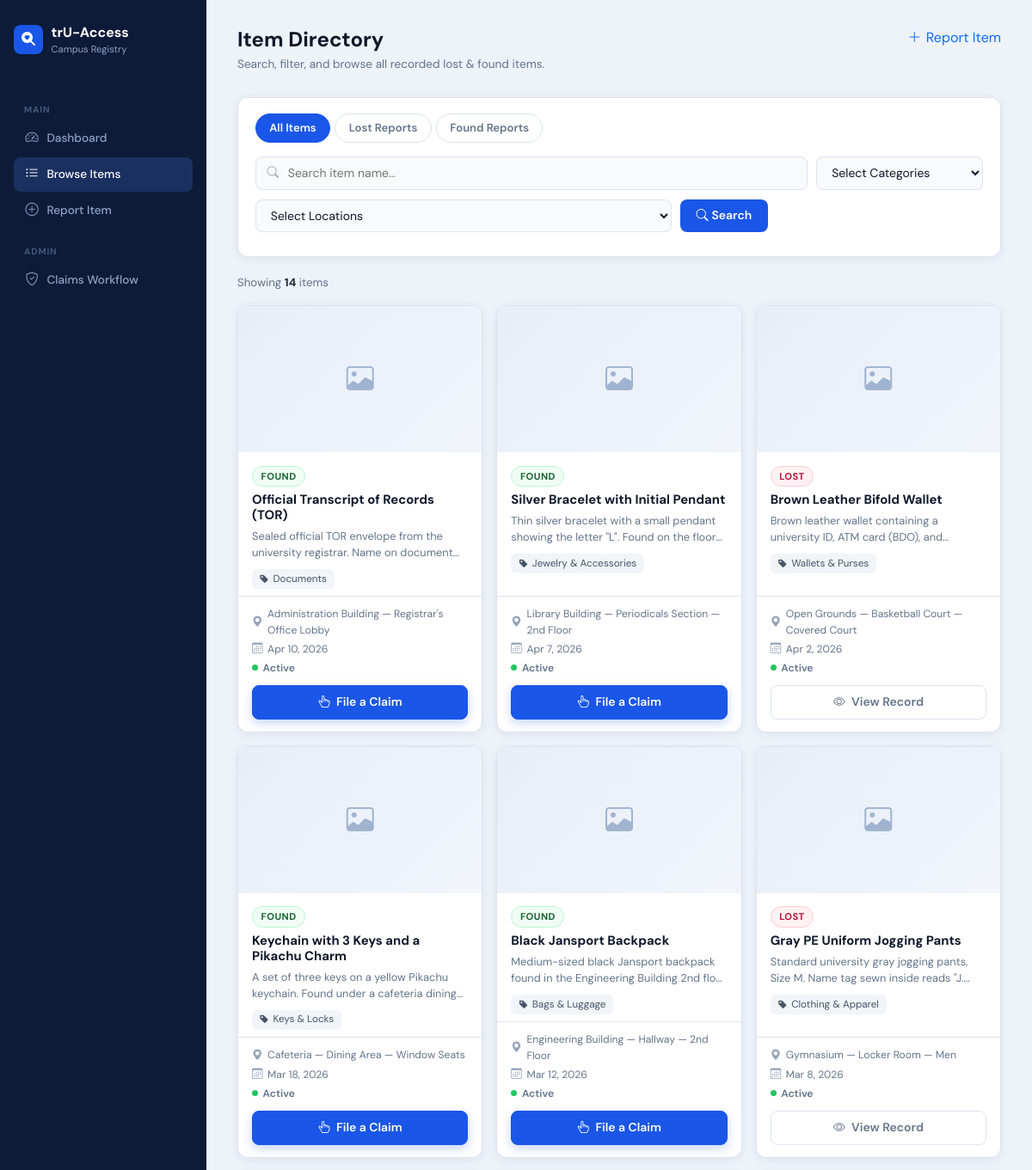
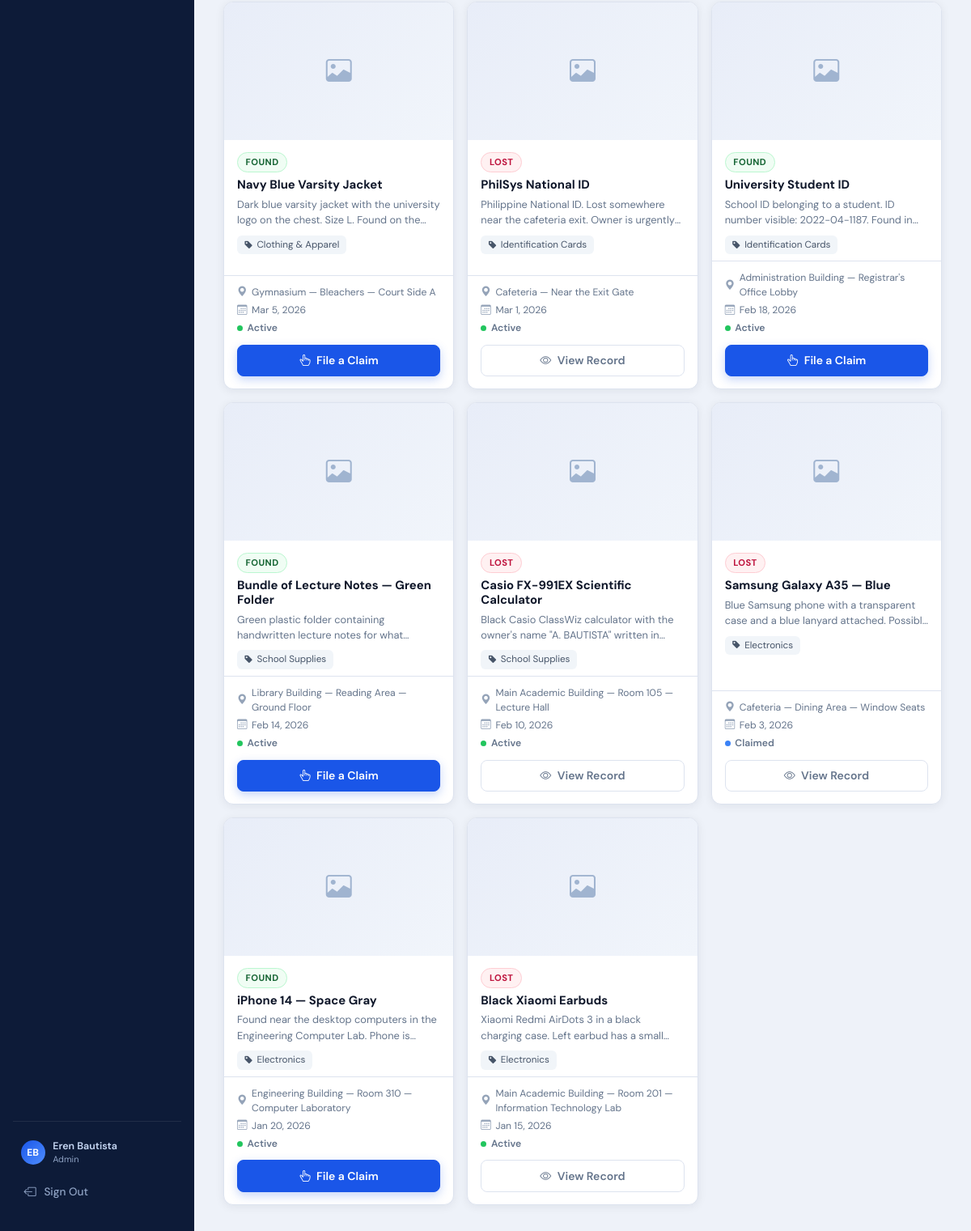
Page /code/items_list.php (signed in) on the committed database (2 pictures, top to bottom).
### tables this page shows
CREATE TABLE `items` (
  `item_id` int(11) NOT NULL,
  `reported_by` int(11) NOT NULL,
  `category_id` int(11) NOT NULL,
  `location_id` int(11) NOT NULL,
  `item_type` enum('lost','found') NOT NULL,
  `item_name` varchar(150) NOT NULL,
  `description` text DEFAULT NULL,
  `photo_path` varchar(255) DEFAULT NULL,
  `status` enum('active','claimed','archived') NOT NULL DEFAULT 'active',
  `date_reported` date NOT NULL,
  `created_at` timestamp NOT NULL DEFAULT current_timestamp()
);

CREATE TABLE `categories` (
  `category_id` int(11) NOT NULL,
  `category_name` varchar(80) NOT NULL,
  `description` text DEFAULT NULL
);

CREATE TABLE `locations` (
  `location_id` int(11) NOT NULL,
  `building_name` varchar(100) NOT NULL,
  `room_or_area` varchar(80) DEFAULT NULL,
  `campus_zone` varchar(80) DEFAULT NULL
);

### code/db_connect.php (called while the page is built, shortened)
<?php
function is_admin_or_staff(): bool {
    return isset($_SESSION['user']['role'])
        && in_array($_SESSION['user']['role'], ['admin', 'staff'], true);
}
function e($val): string {
    return htmlspecialchars((string)$val, ENT_QUOTES, 'UTF-8');
}

### code/items_list.php (the view, shortened to what this page needs)
<?php
require_once 'db_connect.php';
$search      = trim($_GET['search']      ?? '');
$item_type   = in_array($_GET['item_type'] ?? '', ['lost', 'found']) ? $_GET['item_type'] : '';
$category_id = (isset($_GET['category_id']) && ctype_digit($_GET['category_id']))
               ? (int)$_GET['category_id'] : 0;
$location_id = (isset($_GET['location_id']) && ctype_digit($_GET['location_id']))
               ? (int)$_GET['location_id'] : 0;
$res_cats = $conn->query(
    "SELECT category_id, category_name FROM categories ORDER BY category_name"
);
$res_locs = $conn->query(
    "SELECT location_id, building_name, room_or_area FROM locations ORDER BY building_name, room_or_area"
);
$sql = "
    SELECT
        i.item_id,
        i.item_name,
        i.description,
        i.photo_path,
        i.item_type,
        i.status,
        i.date_reported,
        c.category_name,
        l.building_name,
        l.room_or_area
    FROM items i
    INNER JOIN categories c ON i.category_id = c.category_id
    INNER JOIN locations  l ON i.location_id  = l.location_id
    WHERE 1=1
";
$sql .= " ORDER BY i.date_reported DESC";
$stmt = $conn->prepare($sql);
$stmt->execute();
$result     = $stmt->get_result();
$total_rows = $result->num_rows;
?>
<!DOCTYPE html>
<html lang="en">
<head>
<link rel="stylesheet" href="https://cdn.jsdelivr.net/npm/bootstrap@5.3.3/dist/css/bootstrap.min.css">
<link rel="stylesheet" href="https://cdn.jsdelivr.net/npm/bootstrap-icons@1.11.3/font/bootstrap-icons.min.css">
</head>
<body>
<aside class="clf-sidebar">
  <a href="index.php" class="brand">
    <div class="brand-icon"><i class="bi bi-search-heart-fill"></i></div>
    <div>trU-Access <small>Campus Registry</small></div>
  </a>
  <nav>
    <div class="clf-nav-label">Main</div>
    <a href="index.php"      class="clf-nav-link"><i class="bi bi-speedometer2"></i> Dashboard</a>
    <a href="items_list.php" class="clf-nav-link active"><i class="bi bi-list-ul"></i> Browse Items</a>
    <a href="add_item.php"   class="clf-nav-link"><i class="bi bi-plus-circle"></i> Report Item</a>
    <?php if (is_admin_or_staff()): ?>
    <div class="clf-nav-label">Admin</div>
    <a href="admin_workflow.php" class="clf-nav-link"><i class="bi bi-shield-check"></i> Claims Workflow</a>
    <?php endif; ?>
  </nav>
  <div class="clf-sidebar-spacer"></div>
  <div class="clf-sidebar-footer">
    <?php
      $current_user = $_SESSION['user'] ?? [];
      $initials = '';
      if (!empty($current_user['full_name'])) {
        $parts    = explode(' ', trim($current_user['full_name']));
        $initials = strtoupper(substr($parts[0], 0, 1) . (isset($parts[1]) ? substr($parts[1], 0, 1) : ''));
      }
    ?>
    <div class="clf-user-pill">
      <div class="clf-user-avatar"><?= $initials ?: 'U' ?></div>
      <div>
        <div class="clf-user-name"><?= e($current_user['full_name'] ?? 'User') ?></div>
        <div class="clf-user-role"><?= ucfirst(e($current_user['role'] ?? '')) ?></div>
      </div>
    </div>
    <a href="logout.php" class="clf-logout-btn">
      <i class="bi bi-box-arrow-left"></i> Sign Out
    </a>
  </div>
</aside>
<main class="clf-main">
  <div class="page-header d-flex justify-content-between align-items-start">
    <div>
      <h1>Item Directory</h1>
      <p>Search, filter, and browse all recorded lost &amp; found items.</p>
    </div>
    <a href="add_item.php" class="btn-clf-primary" style="display:inline-flex;align-items:center;gap:.35rem;text-decoration:none;">
      <i class="bi bi-plus-lg"></i> Report Item
    </a>
  </div>
  <div class="clf-filter-panel">
    <div class="clf-seg-tabs" role="tablist">
      <button type="button"
              class="clf-seg-tab <?= $item_type === '' ? 'active' : '' ?>"
              onclick="setTab('')">All Items</button>
      <button type="button"
              class="clf-seg-tab <?= $item_type === 'lost' ? 'active' : '' ?>"
              onclick="setTab('lost')">Lost Reports</button>
      <button type="button"
              class="clf-seg-tab <?= $item_type === 'found' ? 'active' : '' ?>"
              onclick="setTab('found')">Found Reports</button>
    </div>
    <form id="filterForm" method="GET" action="items_list.php" novalidate>
      <div class="clf-search-row">
        <div class="clf-search-wrap">
          <input type="text" id="searchInput" class="clf-search-input"
                 placeholder="Search item name…" autocomplete="off"
                 value="<?= htmlspecialchars($search) ?>">
        </div>
        <select name="category_id" class="clf-select" id="categorySelect">
          <option value="">Select Categories</option>
          <?php
          if ($res_cats) {
            while ($cat = $res_cats->fetch_assoc()) {
              $sel = ($category_id === (int)$cat['category_id']) ? 'selected' : '';
              printf('<option value="%d" %s>%s</option>',
                (int)$cat['category_id'], $sel,
                htmlspecialchars($cat['category_name']));
            }
          }
          ?>
        </select>
        <select name="location_id" class="clf-select" id="locationSelect">
          <option value="">Select Locations</option>
          <?php
          if ($res_locs) {
            while ($loc = $res_locs->fetch_assoc()) {
              $sel   = ($location_id === (int)$loc['location_id']) ? 'selected' : '';
              $label = htmlspecialchars($loc['building_name'] . ' — ' . $loc['room_or_area']);
              printf('<option value="%d" %s>%s</option>',
                (int)$loc['location_id'], $sel, $label);
            }
          }
          ?>
        </select>
        <button type="button" class="clf-btn-search" id="doSearchBtn">
          <i class="bi bi-search me-1"></i>Search
        </button>
      </div>
    </form>
  </div>
  <div class="clf-results-toolbar">
    <span class="clf-results-count">
      Showing <strong><?= $total_rows ?></strong>
      item<?= $total_rows !== 1 ? 's' : '' ?>
    </span>
  </div>
  <?php if ($total_rows > 0): ?>
  <div class="row g-3" id="cardGrid">
    <?php while ($item = $result->fetch_assoc()):
      $is_found   = $item['item_type'] === 'found';
      $badge_cls  = $is_found ? 'clf-badge-found' : 'clf-badge-lost';
      $badge_txt  = $is_found ? 'Found' : 'Lost';
      $status_cls = match($item['status']) {
        'claimed'  => 'clf-status-claimed',
        'archived' => 'clf-status-archived',
        default    => 'clf-status-active',
      };
      $can_claim    = ($item['status'] === 'active' && $is_found);
      $action_label = $can_claim ? 'File a Claim' : 'View Record';
      $action_href  = $can_claim
        ? 'claim_request.php?item_id=' . (int)$item['item_id']
        : 'view_item.php?item_id=' . (int)$item['item_id'];
      $action_cls   = $can_claim ? 'solid' : '';
      $location_lbl = htmlspecialchars($item['building_name'] . ' — ' . $item['room_or_area']);
      $date_fmt     = date('M j, Y', strtotime($item['date_reported']));
    ?>
    <div class="col-sm-6 col-lg-4">
      <div class="clf-card">
        <?php if (!empty($item['photo_path']) && file_exists($item['photo_path'])): ?>
          <img src="<?= htmlspecialchars($item['photo_path']) ?>"
               alt="<?= htmlspecialchars($item['item_name']) ?>"
               class="clf-card-thumb">
        <?php else: ?>
          <div class="clf-card-thumb-placeholder">
            <i class="bi bi-image"></i>
          </div>
        <?php endif; ?>
        <div class="clf-card-body">
          <span class="clf-type-badge <?= $badge_cls ?>"><?= $badge_txt ?></span>
          <h6 class="clf-card-title"><?= htmlspecialchars($item['item_name']) ?></h6>
          <p class="clf-card-desc"><?= htmlspecialchars($item['description']) ?></p>
          <span class="clf-category-chip">
            <i class="bi bi-tag-fill" style="font-size:.68rem"></i>
            <?= htmlspecialchars($item['category_name']) ?>
          </span>
        </div>
        <div class="clf-card-footer">
          <div class="clf-card-meta">
            <span><i class="bi bi-geo-alt-fill"></i><?= $location_lbl ?></span>
            <span><i class="bi bi-calendar3"></i><?= $date_fmt ?></span>
            <span>
              <span class="clf-status-dot <?= $status_cls ?>">
                <?= ucfirst($item['status']) ?>
              </span>
            </span>
          </div>
          <a href="<?= htmlspecialchars($action_href) ?>"
             class="clf-btn-action <?= $action_cls ?>">
            <?php if ($can_claim): ?>
              <i class="bi bi-hand-index-thumb me-1"></i>
            <?php else: ?>
              <i class="bi bi-eye me-1"></i>
            <?php endif; ?>
            <?= $action_label ?>
          </a>
        </div>
      </div>
    </div>
    <?php endwhile; ?>
  </div>
  <?php endif; ?>
</main>
</body>
</html>

### rows in the picture
items: item_type "FOUND", item_name "Official Transcript of Records (TOR)", description "Sealed official TOR envelope from the university registrar. Name on…", category.category_name "Documents", location.room_or_area "Administration Building — Registrar's Office Lobby", date_reported "Apr 10, 2026", status "Active", action_label "File a Claim"
items: item_type "FOUND", item_name "Silver Bracelet with Initial Pendant", description "Thin silver bracelet with a small pendant showing the letter \"L\". Found on the…", category.category_name "Jewelry & Accessories", location.room_or_area "Library Building — Periodicals Section — 2nd Floor", date_reported "Apr 7, 2026", status "Active", action_label "File a Claim"
items: item_type "LOST", item_name "Brown Leather Bifold Wallet", description "Brown leather wallet containing a university ID, ATM card (BDO),…", category.category_name "Wallets & Purses", location.room_or_area "Open Grounds — Basketball Court — Covered Court", date_reported "Apr 2, 2026", status "Active", action_label "View Record"
items: item_type "FOUND", item_name "Keychain with 3 Keys and a Pikachu Charm", description "A set of three keys on a yellow Pikachu keychain. Found under a cafeteria…", category.category_name "Keys & Locks", location.room_or_area "Cafeteria — Dining Area — Window Seats", date_reported "Mar 18, 2026", status "Active", action_label "File a Claim"
items: item_type "FOUND", item_name "Black Jansport Backpack", description "Medium-sized black Jansport backpack found in the Engineering Building 2nd…", category.category_name "Bags & Luggage", location.room_or_area "Engineering Building — Hallway — 2nd Floor", date_reported "Mar 12, 2026", status "Active", action_label "File a Claim"
items: item_type "LOST", item_name "Gray PE Uniform Jogging Pants", description "Standard university gray jogging pants, Size M. Name tag sewn inside reads…", category.category_name "Clothing & Apparel", location.room_or_area "Gymnasium — Locker Room — Men", date_reported "Mar 8, 2026", status "Active", action_label "View Record"
items: item_type "FOUND", item_name "Navy Blue Varsity Jacket", description "Dark blue varsity jacket with the university logo on the chest. Size L. Found on…", category.category_name "Clothing & Apparel", location.room_or_area "Gymnasium — Bleachers — Court Side A", date_reported "Mar 5, 2026", status "Active", action_label "File a Claim"
items: item_type "LOST", item_name "PhilSys National ID", description "Philippine National ID. Lost somewhere near the cafeteria exit. Owner is…", category.category_name "Identification Cards", location.room_or_area "Cafeteria — Near the Exit Gate", date_reported "Mar 1, 2026", status "Active", action_label "View Record"
items: item_type "FOUND", item_name "University Student ID", description "School ID belonging to a student. ID number visible: 2022-04-1187. Found…", category.category_name "Identification Cards", location.room_or_area "Administration Building — Registrar's Office Lobby", date_reported "Feb 18, 2026", status "Active", action_label "File a Claim"
items: item_type "FOUND", item_name "Bundle of Lecture Notes — Green Folder", description "Green plastic folder containing handwritten lecture notes for…", category.category_name "School Supplies", location.room_or_area "Library Building — Reading Area — Ground Floor", date_reported "Feb 14, 2026", status "Active", action_label "File a Claim"
items: item_type "LOST", item_name "Casio FX-991EX Scientific Calculator", description "Black Casio ClassWiz calculator with the owner's name \"A. BAUTISTA\" written…", category.category_name "School Supplies", location.room_or_area "Main Academic Building — Room 105 — Lecture Hall", date_reported "Feb 10, 2026", status "Active", action_label "View Record"
items: item_type "LOST", item_name "Samsung Galaxy A35 — Blue", description "Blue Samsung phone with a transparent case and a blue lanyard attached.…", category.category_name "Electronics", location.room_or_area "Cafeteria — Dining Area — Window Seats", date_reported "Feb 3, 2026", status "Claimed", status "View Record"
items: item_type "FOUND", item_name "iPhone 14 — Space Gray", description "Found near the desktop computers in the Engineering Computer Lab. Phone…", category.category_name "Electronics", location.room_or_area "Engineering Building — Room 310 — Computer Laboratory", date_reported "Jan 20, 2026", status "Active", action_label "File a Claim"
items: item_type "LOST", item_name "Black Xiaomi Earbuds", description "Xiaomi Redmi AirDots 3 in a black charging case. Left earbud has a…", category.category_name "Electronics", location.room_or_area "Main Academic Building — Room 201 — Information Technology Lab", date_reported "Jan 15, 2026", status "Active", action_label "View Record"

### other values in the picture
$initials ?: 'U' "EB"
$current_user['full_name'] "Eren Bautista"
$current_user['role'] "Admin"
$total_rows "14"
